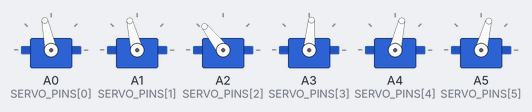
This sketch was run on a simulated Arduino Uno, built with avr-gcc and run on an emulated ATmega328P. Shown: 6 × servo.

Above: at 0.55 s.
At 0.7 s:
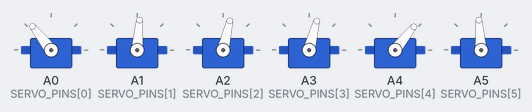
At 0.85 s:
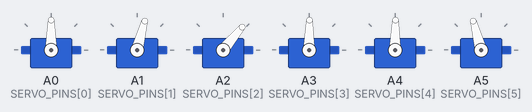
At 1.0 s:
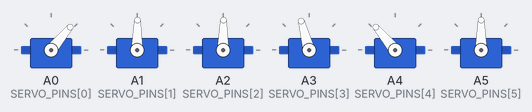
At 1.15 s:
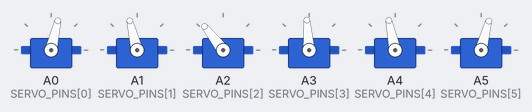
Timing chart, 0 to 3.5 s (numbered marks = the images above):
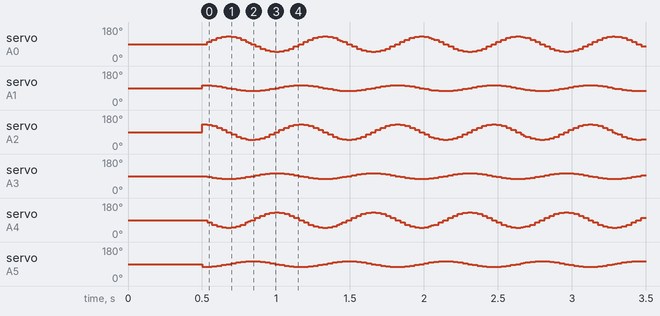

The sketch:

forward_backward.ino
```cpp
#include <Servo.h>

// ─── Pin Configuration ────────────────────────────────────────────────────────
static const int SERVO_PINS[6] = {A0, A1, A2, A3, A4, A5};

// ─── Motion Parameters ────────────────────────────────────────────────────────
static const float PI_F          = 3.14159f;
static const int   SERVO_COUNT   = 6;
static const int   SEGMENT_COUNT = 3;   // SERVO_COUNT / 2

static const float WAVE_SPEED    = 3.0f; // ω — angular speed multiplier
static const int   AMPLITUDE_V   = 40;   // Vertical plane amplitude (degrees)
static const int   AMPLITUDE_H   = 15;   // Horizontal stabilisation amplitude
static const int   CYCLE_STEPS   = 120;  // Steps per full locomotion cycle
static const int   STEP_DELAY_MS = 15;   // Delay per step (ms) — controls cadence

// ─── Phase offset between adjacent body segments (π/2 = 90°) ─────────────────
static const float PHASE_OFFSET  = PI_F / 2.0f;

// ─── Servo objects ────────────────────────────────────────────────────────────
Servo myServos[SERVO_COUNT];

// ─────────────────────────────────────────────────────────────────────────────
void setup() {
  Serial.begin(9600);
  for (int i = 0; i < SERVO_COUNT; i++) {
    myServos[i].attach(SERVO_PINS[i]);
    myServos[i].write(90); // Centre all servos at startup
  }
  delay(500);
}

// Forward: wave propagates head → tail
void forward() {
  for (int i = 0; i < CYCLE_STEPS; i++) {
    float phase = 2.0f * PI_F * i / CYCLE_STEPS;

    for (int j = 0; j < SEGMENT_COUNT; j++) {
      float vertAngle  = 90 + AMPLITUDE_V * sin(WAVE_SPEED * phase + j * PHASE_OFFSET);
      float horizAngle = 90 + AMPLITUDE_H * cos(WAVE_SPEED * phase + j * PHASE_OFFSET);

      myServos[2 * j].write(constrain((int)vertAngle,  0, 180));
      myServos[2 * j + 1].write(constrain((int)horizAngle, 0, 180));
    }
    delay(STEP_DELAY_MS);
  }
}

// Backward: wave propagates tail → head
void backward() {
  for (int i = 0; i < CYCLE_STEPS; i++) {
    float phase = 2.0f * PI_F * i / CYCLE_STEPS;

    for (int j = 0; j < SEGMENT_COUNT; j++) {
      float vertAngle  = 90 + AMPLITUDE_V * sin(WAVE_SPEED * phase - j * PHASE_OFFSET);
      float horizAngle = 90 + AMPLITUDE_H * cos(WAVE_SPEED * phase - j * PHASE_OFFSET);

      myServos[2 * j].write(constrain((int)vertAngle,  0, 180));
      myServos[2 * j + 1].write(constrain((int)horizAngle, 0, 180));
    }
    delay(STEP_DELAY_MS);
  }
}

void loop() {
  forward();
  // backward(); // Uncomment to run backward gait instead
}
```
